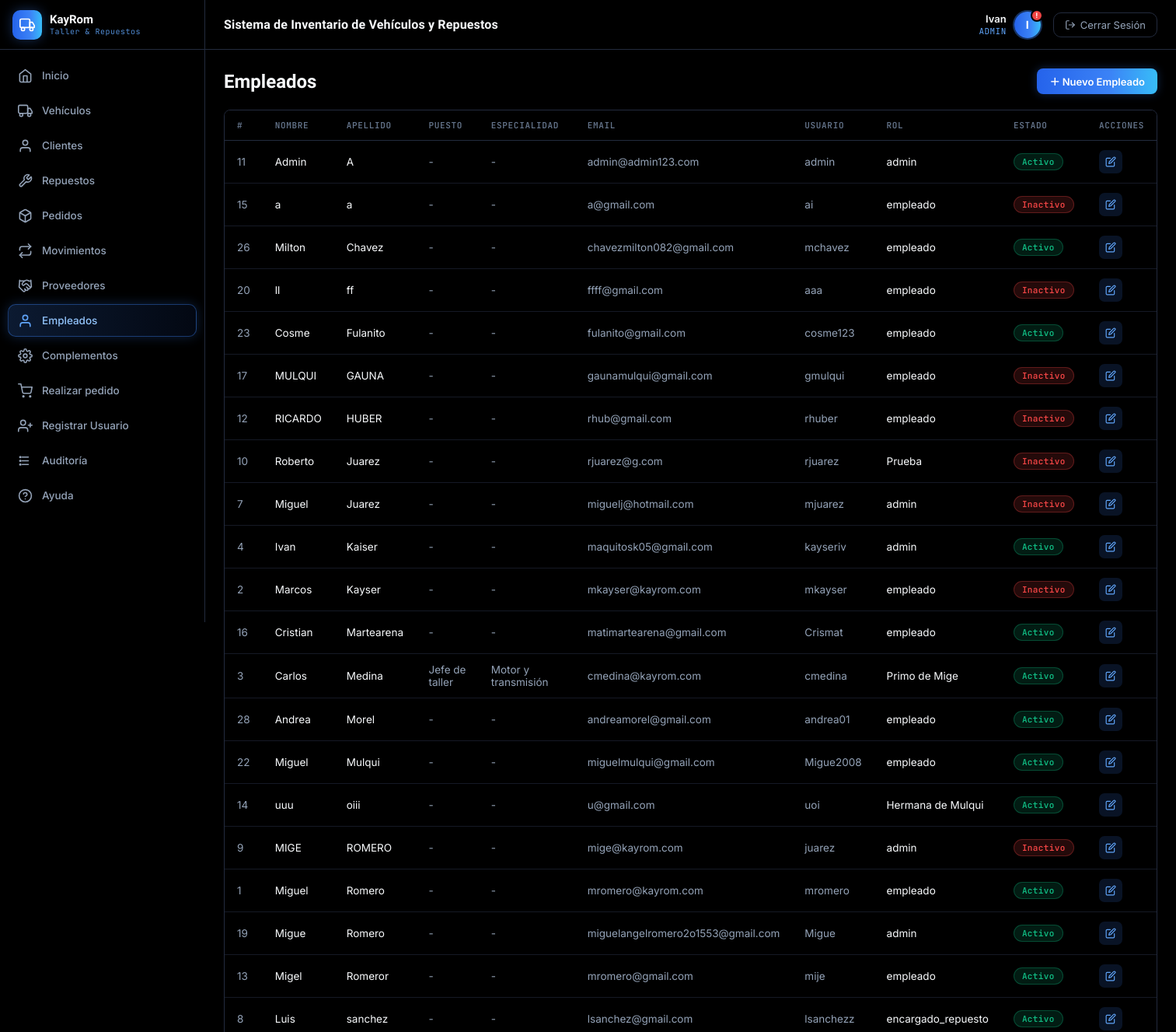
/index.php?page=empleados (signed in, upper part), run on an earlier commit of the app's database.
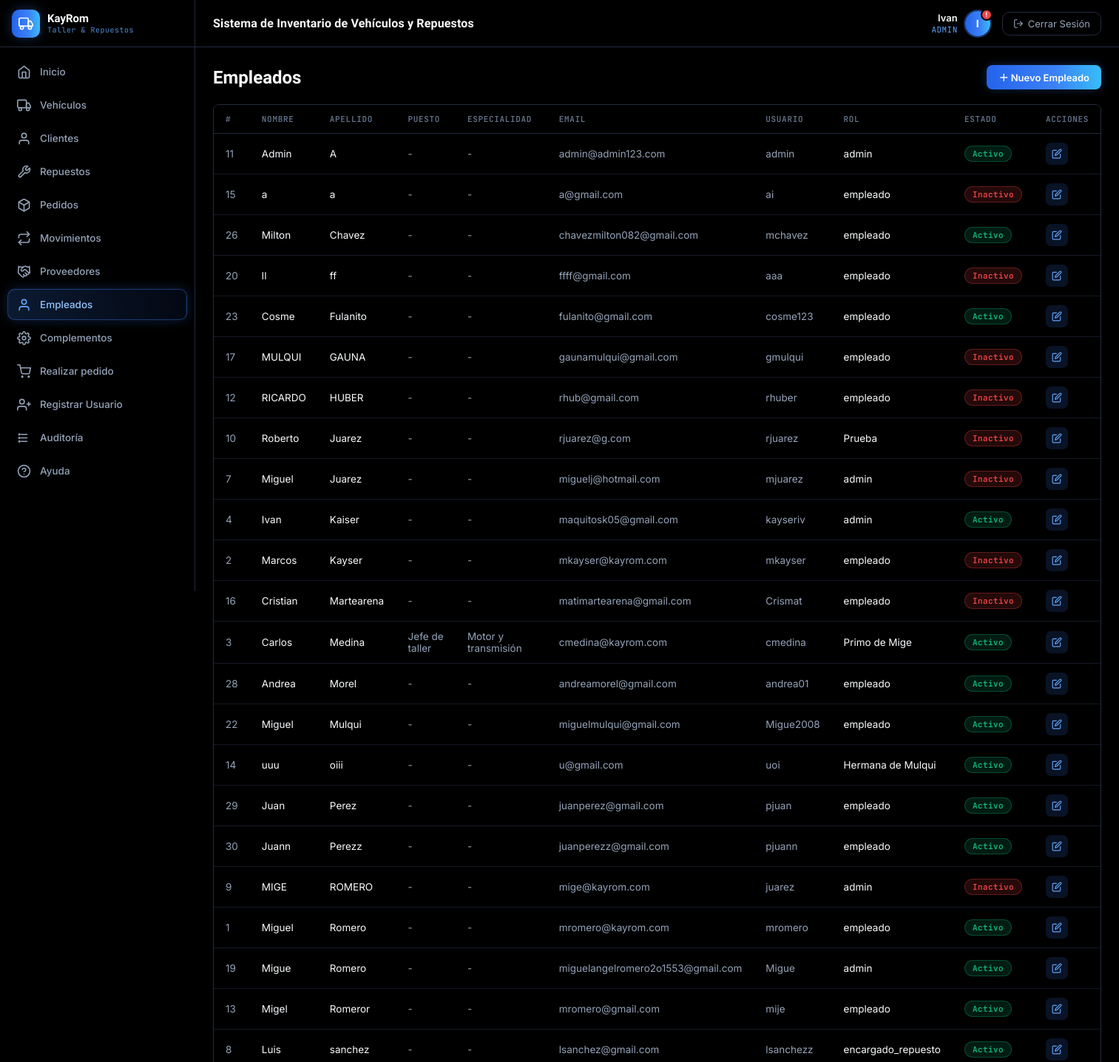
And on a later commit of the database.
### tables this page shows
CREATE TABLE `usuario` (
  `id` int NOT NULL AUTO_INCREMENT,
  `nombre_usuario` varchar(100) NOT NULL,
  `contrasena_usuario` varchar(255) NOT NULL,
  `activo` tinyint(1) NOT NULL DEFAULT '1',
  `persona_id` int DEFAULT NULL,
  `email` varchar(100) DEFAULT NULL,
  `token_recuperacion` varchar(64) DEFAULT NULL,
  `token_expiracion` datetime DEFAULT NULL,
  `rol` varchar(30) DEFAULT 'empleado',
  PRIMARY KEY (`id`),
  KEY `persona_id` (`persona_id`),
  CONSTRAINT `usuario_ibfk_1` FOREIGN KEY (`persona_id`) REFERENCES `persona` (`id`)
);

CREATE TABLE `persona` (
  `id` int NOT NULL AUTO_INCREMENT,
  `nombre` varchar(100) NOT NULL,
  `apellido` varchar(100) NOT NULL,
  `domicilio` varchar(150) DEFAULT NULL,
  `dni` varchar(15) DEFAULT NULL,
  `telefono_persona` varchar(20) DEFAULT NULL,
  PRIMARY KEY (`id`)
);

CREATE TABLE `empleado` (
  `id` int NOT NULL AUTO_INCREMENT,
  `rango_trabajo` varchar(45) DEFAULT NULL,
  `especialidad` varchar(45) DEFAULT NULL,
  `persona_id` int DEFAULT NULL,
  PRIMARY KEY (`id`),
  KEY `persona_id` (`persona_id`),
  CONSTRAINT `empleado_ibfk_1` FOREIGN KEY (`persona_id`) REFERENCES `persona` (`id`)
);

### backend/empleado/controller/EmpleadoController.php (called while the page is built, shortened)
<?php
class EmpleadoController {
    private $model;
    public function __construct() {
        $this->model = new EmpleadoModel();
    }
    public function index() {
        $data = [
            'empleados' => $this->model->getAll(),
            'activePage' => 'empleados'
        ];
        require_once 'backend/empleado/views/empleados.php';
    }
}

### config/base_datos.php (called while the page is built, shortened)
<?php
class Database {
    private static $instance = null;
    public $conexion;
    private function __construct() {
        $this->conexion = new mysqli(DB_HOST, DB_USER, DB_PASS, DB_NAME);
        $this->conexion->set_charset(DB_CHARSET);
    }
    public static function getInstance() {
        if (self::$instance === null) {
            self::$instance = new Database();
        }
        return self::$instance;
    }
    public function getConexion() {
        return $this->conexion;
    }
}

### backend/empleado/models/EmpleadoModel.php (called while the page is built, shortened)
<?php
class EmpleadoModel {
    private $db;
    public function __construct() {
        $this->db = Database::getInstance()->getConexion();
    }
    public function getAll() {
    $result = $this->db->query(
        "SELECT u.id, u.nombre_usuario, u.email, u.rol, u.activo,
                p.nombre, p.apellido, p.domicilio, p.dni, p.telefono_persona,
                emp.rango_trabajo, emp.especialidad
         FROM usuario u
         LEFT JOIN persona p ON p.id = u.persona_id
         LEFT JOIN empleado emp ON emp.persona_id = p.id
         ORDER BY p.apellido ASC"
    );
    return $result ? $result->fetch_all(MYSQLI_ASSOC) : [];
    }
}

### backend/empleado/views/empleados.php (the view, shortened to what this page needs)
<?php require_once 'compartidoCREO/views/encabezado.php'; ?>
<div class="page-header">
    <h1>Empleados</h1>
    <button type="button" class="btn btn-primary" onclick="abrirEmpleadoModal('create')">＋ Nuevo Empleado</button>
</div>
<div class="panel">
    <div class="panel-body">
        <table>
        <thead>
            <tr>
                <th>#</th>
                <th>Nombre</th>
                <th>Apellido</th>
                <th>Puesto</th>
                <th>Especialidad</th>
                <th>Email</th>
                <th>Usuario</th>
                <th>Rol</th>
                <th>Estado</th>
                <th>Acciones</th>
            </tr>
        </thead>
        <tbody>
            <?php foreach($data['empleados'] as $e): ?>
            <tr>
                <td style="color:var(--text-muted);"><?= $e['id'] ?></td>
                <td><?= htmlspecialchars($e['nombre'] ?? '-') ?></td>
                <td><?= htmlspecialchars($e['apellido'] ?? '-') ?></td>
                <td style="color:var(--text-muted);"><?= htmlspecialchars($e['rango_trabajo'] ?? '-') ?></td>
                <td style="color:var(--text-muted);"><?= htmlspecialchars($e['especialidad'] ?? '-') ?></td>
                <td style="color:var(--text-muted);"><?= htmlspecialchars($e['email'] ?? '-') ?></td>
                <td style="color:var(--text-muted);"><?= htmlspecialchars($e['nombre_usuario'] ?? '-') ?></td>
                <td><?= htmlspecialchars($e['rol'] ?? '-') ?></td>
                <td>
                    <span class="badge-status <?= $e['activo'] ? 'disponible' : 'vendido' ?>">
                        <?= $e['activo'] ? 'Activo' : 'Inactivo' ?>
                    </span>
                </td>
                <td>
                    <div class="action-icons">
                        <a href="#" class="action-edit" onclick="return abrirEmpleadoModal('edit', <?= $e['id'] ?>)"><svg width="14" height="14" viewBox="0 0 24 24" fill="none" stroke="currentColor" stroke-width="2" stroke-linecap="round" stroke-linejoin="round"><path d="M11 4H4a2 2 0 0 0-2 2v14a2 2 0 0 0 2 2h14a2 2 0 0 0 2-2v-7"/><path d="M18.5 2.5a2.121 2.121 0 0 1 3 3L12 15l-4 1 1-4 9.5-9.5z"/></svg></a>
                    </div>
                </td>
            </tr>
            <?php endforeach; ?>
        </tbody>
        </table>
    </div>
</div>
<?php require_once 'compartidoCREO/views/pie_pagina.php'; ?>

What changed in the data, as far as the page shows it:
changed usuario "matimartearena@gmail.com": activo "Activo" → "Inactivo"
added usuario: id "29", persona.nombre "Juan", persona.apellido "Perez", rango_trabajo "-", especialidad "-", email "juanperez@gmail.com", nombre_usuario "pjuan", rol "empleado", activo "Activo"
added usuario: id "30", persona.nombre "Juann", persona.apellido "Perezz", rango_trabajo "-", especialidad "-", email "juanperezz@gmail.com", nombre_usuario "pjuann", rol "empleado", activo "Activo"
